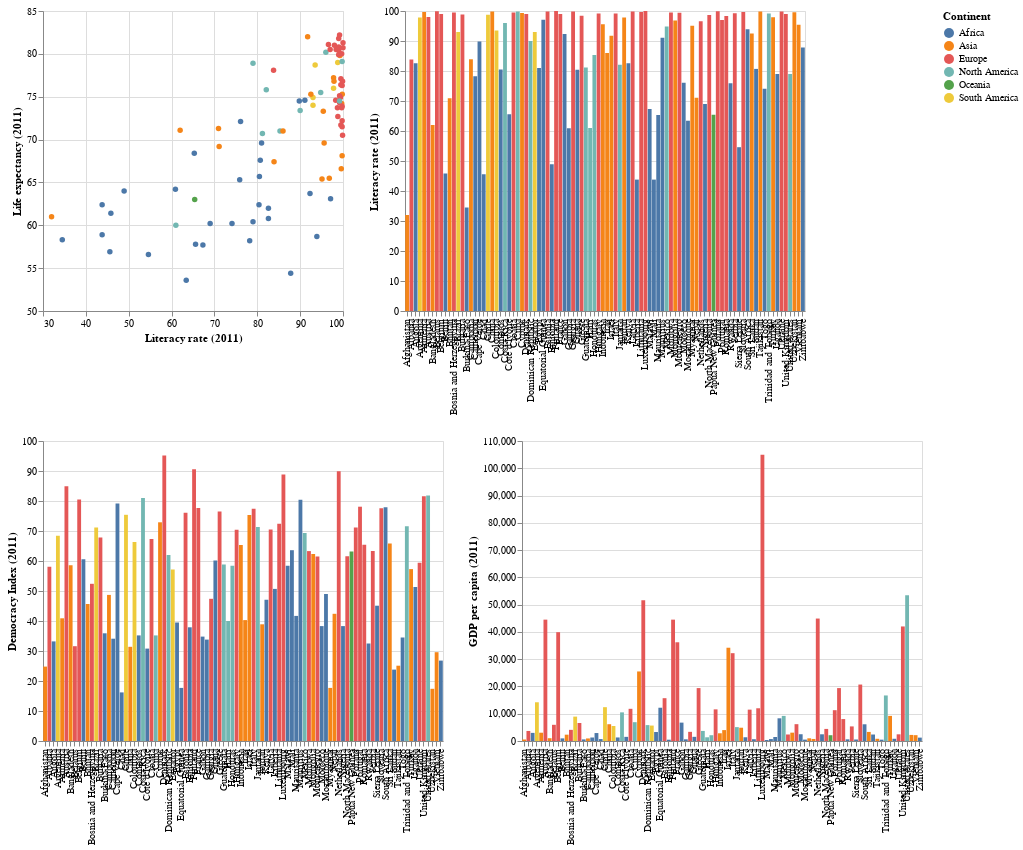

The cell this chart's notebook holds for it:
### Code cell
# Selection box tool
selection = alt.selection_interval(encodings=['x', 'y'])

# Scatter plot
scatter = alt.Chart(data).mark_circle().encode(
    x=alt.X('Literacy rate (2011):Q', scale=alt.Scale(zero=False)),  # Remove extra space on x-axis
    y=alt.Y('Life expectancy (2011):Q', scale=alt.Scale(zero=False)),
    tooltip=['Country name', 'Literacy rate (2011)', 'Life expectancy (2011)'],
    color='Continent:N',  # Specify the column and its data type as Nominal (N)
    opacity=alt.condition(selection, alt.value(1), alt.value(0.5))  # Adjust opacity for selected vs. unselected points
).add_params(selection)



# Bar chart based on selected points from the scatter plot, color-coded by Continent
bar_chart = alt.Chart(data).transform_filter(selection).mark_bar().encode(
    x=alt.X('Country name', axis=alt.Axis(title=None)),
    y='Literacy rate (2011):Q',
    color='Continent:N'  # Specify the color encoding based on Continent
).properties(width=400)

# Second Bar chart based on selected points from the scatter plot, color-coded by Continent
bar_chart_2 = alt.Chart(data).transform_filter(selection).mark_bar().encode(
    x=alt.X('Country name', axis=alt.Axis(title=None)),
    y='Democracy Index (2011):Q',
    color='Continent:N'  # Specify the color encoding based on Continent
).properties(width=400)

# Third Bar chart based on selected points from the scatter plot, color-coded by Continent
bar_chart_3 = alt.Chart(data).transform_filter(selection).mark_bar().encode(
    x=alt.X('Country name', axis=alt.Axis(title=None)),
    y='GDP per capita (2011):Q',
    color='Continent:N'  # Specify the color encoding based on Continent
).properties(width=400)


# Display both scatter plot and bar chart
top_row = alt.hconcat(scatter, bar_chart)
bottom_row = alt.hconcat(bar_chart_2, bar_chart_3)
alt.vconcat(top_row, bottom_row)

### Figure 1 — Vega-Lite specification as saved in the notebook (floating-point values rounded to 4 significant figures)
{"config": {"view": {"continuousWidth": 300, "continuousHeight": 300}}, "vconcat": [{"hconcat": [{"mark": {"type": "circle"}, "encoding": {"color": {"field": "Continent", "type": "nominal"}, "opacity": {"condition": {"param": "param_54", "value": 1}, "value": 0.5}, "tooltip": [{"field": "Country name", "type": "nominal"}, {"field": "Literacy rate (2011)", "type": "quantitative"}, {"field": "Life expectancy (2011)", "type": "quantitative"}], "x": {"field": "Literacy rate (2011)", "scale": {"zero": false}, "type": "quantitative"}, "y": {"field": "Life expectancy (2011)", "scale": {"zero": false}, "type": "quantitative"}}, "name": "view_48"}, {"mark": {"type": "bar"}, "encoding": {"color": {"field": "Continent", "type": "nominal"}, "x": {"axis": {"title": null}, "field": "Country name", "type": "nominal"}, "y": {"field": "Literacy rate (2011)", "type": "quantitative"}}, "transform": [{"filter": {"param": "param_54"}}], "width": 400}]}, {"hconcat": [{"mark": {"type": "bar"}, "encoding": {"color": {"field": "Continent", "type": "nominal"}, "x": {"axis": {"title": null}, "field": "Country name", "type": "nominal"}, "y": {"field": "Democracy Index (2011)", "type": "quantitative"}}, "transform": [{"filter": {"param": "param_54"}}], "width": 400}, {"mark": {"type": "bar"}, "encoding": {"color": {"field": "Continent", "type": "nominal"}, "x": {"axis": {"title": null}, "field": "Country name", "type": "nominal"}, "y": {"field": "GDP per capita (2011)", "type": "quantitative"}}, "transform": [{"filter": {"param": "param_54"}}], "width": 400}]}], "data": {"name": "data-c6e90224c9876da83937815b75bcc73a"}, "params": [{"name": "param_54", "select": {"type": "interval", "encodings": ["x", "y"]}, "views": ["view_48"]}], "$schema": "https://vega.github.io/schema/vega-lite/v5.15.1.json", "datasets": {"data-c6e90224c9876da83937815b75bcc73a": [{"Country name": "Afghanistan", "Continent": "Asia", "Literacy rate (2011)": 32.0, "Inflation (2021)": 0.525, "Life expectancy (2011)": 61.0, "Democracy Index (2011)": 24.8, "GDP per capita (2011)": 551.0, "female school year ratio": 22.9, "Partner Violence (2018)": 35.0}, {"Country name": "Albania", "Continent": "Europe", "Literacy rate (2011)": 83.8, "Inflation (2021)": 5.93, "Life expectancy (2011)": 78.1, "Democracy Index (2011)": 58.1, "GDP per capita (2011)": 3680.0, "female school year ratio": 102.0, "Partner Violence (2018)": 6.0}, {"Country name": "Angola", "Continent": "Africa", "Literacy rate (2011)": 82.6, "Inflation (2021)": 33.6, "Life expectancy (2011)": 60.8, "Democracy Index (2011)": 33.2, "GDP per capita (2011)": 2980.0, "female school year ratio": 71.2, "Partner Violence (2018)": 25.0}, {"Country name": "Argentina", "Continent": "South America", "Literacy rate (2011)": 97.8, "Inflation (2021)": 54.2, "Life expectancy (2011)": 76.0, "Democracy Index (2011)": 68.4, "GDP per capita (2011)": 14200.0, "female school year ratio": 108.0, "Partner Violence (2018)": 4.0}, {"Country name": "Armenia", "Continent": "Asia", "Literacy rate (2011)": 99.7, "Inflation (2021)": 6.87, "Life expectancy (2011)": 74.2, "Democracy Index (2011)": 40.9, "GDP per capita (2011)": 3040.0, "female school year ratio": 104.0, "Partner Violence (2018)": 5.0}, {"Country name": "Austria", "Continent": "Europe", "Literacy rate (2011)": 98.0, "Inflation (2021)": 1.98, "Life expectancy (2011)": 81.0, "Democracy Index (2011)": 84.9, "GDP per capita (2011)": 44500.0, "female school year ratio": 100.0, "Partner Violence (2018)": 4.0}, {"Country name": "Bangladesh", "Continent": "Asia", "Literacy rate (2011)": 62.0, "Inflation (2021)": 4.12, "Life expectancy (2011)": 71.1, "Democracy Index (2011)": 58.6, "GDP per capita (2011)": 1020.0, "female school year ratio": 75.7, "Partner Violence (2018)": 23.0}, {"Country name": "Belarus", "Continent": "Europe", "Literacy rate (2011)": 99.9, "Inflation (2021)": 13.1, "Life expectancy (2011)": 70.5, "Democracy Index (2011)": 31.6, "GDP per capita (2011)": 5940.0, "female school year ratio": 105.0, "Partner Violence (2018)": 6.0}, {"Country name": "Belgium", "Continent": "Europe", "Literacy rate (2011)": 99.0, "Inflation (2021)": 2.93, "Life expectancy (2011)": 80.4, "Democracy Index (2011)": 80.5, "GDP per capita (2011)": 39900.0, "female school year ratio": 104.0, "Partner Violence (2018)": 5.0}, {"Country name": "Benin", "Continent": "Africa", "Literacy rate (2011)": 45.84, "Inflation (2021)": 0.0, "Life expectancy (2011)": 61.4, "Democracy Index (2011)": 60.6, "GDP per capita (2011)": 963.0, "female school year ratio": 47.3, "Partner Violence (2018)": 15.0}, {"Country name": "Bhutan", "Continent": "Asia", "Literacy rate (2011)": 70.95, "Inflation (2021)": 4.7, "Life expectancy (2011)": 71.3, "Democracy Index (2011)": 45.7, "GDP per capita (2011)": 2320.0, "female school year ratio": 46.8, "Partner Violence (2018)": 9.0}, {"Country name": "Bosnia and Herzegovina", "Continent": "Europe", "Literacy rate (2011)": 99.5, "Inflation (2021)": 4.88, "Life expectancy (2011)": 76.4, "Democracy Index (2011)": 52.4, "GDP per capita (2011)": 4090.0, "female school year ratio": 98.7, "Partner Violence (2018)": 3.0}, {"Country name": "Brazil", "Continent": "South America", "Literacy rate (2011)": 93.0, "Inflation (2021)": 11.1, "Life expectancy (2011)": 74.0, "Democracy Index (2011)": 71.2, "GDP per capita (2011)": 8940.0, "female school year ratio": 112.0, "Partner Violence (2018)": 6.0}, {"Country name": "Bulgaria", "Continent": "Europe", "Literacy rate (2011)": 98.8, "Inflation (2021)": 7.13, "Life expectancy (2011)": 72.7, "Democracy Index (2011)": 67.8, "GDP per capita (2011)": 6610.0, "female school year ratio": 106.0, "Partner Violence (2018)": 6.0}, {"Country name": "Burkina Faso", "Continent": "Africa", "Literacy rate (2011)": 34.5, "Inflation (2021)": 0.0, "Life expectancy (2011)": 58.3, "Democracy Index (2011)": 35.9, "GDP per capita (2011)": 584.0, "female school year ratio": 58.8, "Partner Violence (2018)": 11.0}, {"Country name": "Cambodia", "Continent": "Asia", "Literacy rate (2011)": 83.91, "Inflation (2021)": 1.229, "Life expectancy (2011)": 67.4, "Democracy Index (2011)": 48.7, "GDP per capita (2011)": 938.0, "female school year ratio": 76.1, "Partner Violence (2018)": 9.0}, {"Country name": "Cameroon", "Continent": "Africa", "Literacy rate (2011)": 78.23, "Inflation (2021)": 3.36, "Life expectancy (2011)": 58.2, "Democracy Index (2011)": 34.1, "GDP per capita (2011)": 1280.0, "female school year ratio": 78.4, "Partner Violence (2018)": 22.0}, {"Country name": "Cape Verde", "Continent": "Africa", "Literacy rate (2011)": 89.8, "Inflation (2021)": 2.33, "Life expectancy (2011)": 74.5, "Democracy Index (2011)": 79.2, "GDP per capita (2011)": 2920.0, "female school year ratio": 86.5, "Partner Violence (2018)": 11.0}, {"Country name": "Chad", "Continent": "Africa", "Literacy rate (2011)": 45.6, "Inflation (2021)": 7.2, "Life expectancy (2011)": 56.9, "Democracy Index (2011)": 16.2, "GDP per capita (2011)": 703.0, "female school year ratio": 32.7, "Partner Violence (2018)": 16.0}, {"Country name": "Chile", "Continent": "South America", "Literacy rate (2011)": 98.77, "Inflation (2021)": 7.56, "Life expectancy (2011)": 79.0, "Democracy Index (2011)": 75.4, "GDP per capita (2011)": 12400.0, "female school year ratio": 104.0, "Partner Violence (2018)": 6.0}, {"Country name": "China", "Continent": "Asia", "Literacy rate (2011)": 99.83, "Inflation (2021)": 4.37, "Life expectancy (2011)": 75.3, "Democracy Index (2011)": 31.4, "GDP per capita (2011)": 6150.0, "female school year ratio": 87.5, "Partner Violence (2018)": 8.0}, {"Country name": "Colombia", "Continent": "South America", "Literacy rate (2011)": 93.5, "Inflation (2021)": 6.5, "Life expectancy (2011)": 78.7, "Democracy Index (2011)": 66.3, "GDP per capita (2011)": 5510.0, "female school year ratio": 106.0, "Partner Violence (2018)": 12.0}, {"Country name": "Comoros", "Continent": "Africa", "Literacy rate (2011)": 80.5, "Inflation (2021)": 0.05, "Life expectancy (2011)": 65.7, "Democracy Index (2011)": 35.2, "GDP per capita (2011)": 1300.0, "female school year ratio": 78.4, "Partner Violence (2018)": 8.0}, {"Country name": "Costa Rica", "Continent": "North America", "Literacy rate (2011)": 96.0, "Inflation (2021)": 2.03, "Life expectancy (2011)": 80.2, "Democracy Index (2011)": 81.0, "GDP per capita (2011)": 10500.0, "female school year ratio": 108.0, "Partner Violence (2018)": 7.0}, {"Country name": "Cote d'Ivoire", "Continent": "Africa", "Literacy rate (2011)": 65.6, "Inflation (2021)": 2.76, "Life expectancy (2011)": 57.8, "Democracy Index (2011)": 30.8, "GDP per capita (2011)": 1520.0, "female school year ratio": 58.3, "Partner Violence (2018)": 16.0}, {"Country name": "Croatia", "Continent": "Europe", "Literacy rate (2011)": 99.5, "Inflation (2021)": 2.03, "Life expectancy (2011)": 77.1, "Democracy Index (2011)": 67.3, "GDP per capita (2011)": 11800.0, "female school year ratio": 106.0, "Partner Violence (2018)": 4.0}, {"Country name": "Cuba", "Continent": "North America", "Literacy rate (2011)": 99.8, "Inflation (2021)": 402.0, "Life expectancy (2011)": 79.1, "Democracy Index (2011)": 35.2, "GDP per capita (2011)": 6900.0, "female school year ratio": 105.0, "Partner Violence (2018)": 5.0}, {"Country name": "Cyprus", "Continent": "Asia", "Literacy rate (2011)": 99.3, "Inflation (2021)": 2.87, "Life expectancy (2011)": 79.8, "Democracy Index (2011)": 72.9, "GDP per capita (2011)": 25500.0, "female school year ratio": 103.0, "Partner Violence (2018)": 3.0}, {"Country name": "Denmark", "Continent": "Europe", "Literacy rate (2011)": 99.0, "Inflation (2021)": 2.77, "Life expectancy (2011)": 79.9, "Democracy Index (2011)": 95.2, "GDP per capita (2011)": 51600.0, "female school year ratio": 104.0, "Partner Violence (2018)": 3.0}, {"Country name": "Dominican Republic", "Continent": "North America", "Literacy rate (2011)": 90.0, "Inflation (2021)": 7.78, "Life expectancy (2011)": 73.4, "Democracy Index (2011)": 62.0, "GDP per capita (2011)": 5830.0, "female school year ratio": 110.0, "Partner Violence (2018)": 10.0}, {"Country name": "Ecuador", "Continent": "South America", "Literacy rate (2011)": 93.0, "Inflation (2021)": 2.58, "Life expectancy (2011)": 74.9, "Democracy Index (2011)": 57.2, "GDP per capita (2011)": 5660.0, "female school year ratio": 104.0, "Partner Violence (2018)": 8.0}, {"Country name": "Egypt", "Continent": "Africa", "Literacy rate (2011)": 81.0, "Inflation (2021)": 4.84, "Life expectancy (2011)": 69.6, "Democracy Index (2011)": 39.5, "GDP per capita (2011)": 3290.0, "female school year ratio": 80.3, "Partner Violence (2018)": 15.0}, {"Country name": "Equatorial Guinea", "Continent": "Africa", "Literacy rate (2011)": 97.1, "Inflation (2021)": 18.2, "Life expectancy (2011)": 63.1, "Democracy Index (2011)": 17.7, "GDP per capita (2011)": 12200.0, "female school year ratio": 72.3, "Partner Violence (2018)": 29.0}, {"Country name": "Estonia", "Continent": "Europe", "Literacy rate (2011)": 99.8, "Inflation (2021)": 6.0, "Life expectancy (2011)": 76.3, "Democracy Index (2011)": 76.1, "GDP per capita (2011)": 15700.0, "female school year ratio": 108.0, "Partner Violence (2018)": 4.0}, {"Country name": "Ethiopia", "Continent": "Africa", "Literacy rate (2011)": 48.93, "Inflation (2021)": 21.8, "Life expectancy (2011)": 64.0, "Democracy Index (2011)": 37.9, "GDP per capita (2011)": 481.0, "female school year ratio": 59.6, "Partner Violence (2018)": 27.0}, {"Country name": "Finland", "Continent": "Europe", "Literacy rate (2011)": 100.0, "Inflation (2021)": 2.55, "Life expectancy (2011)": 80.7, "Democracy Index (2011)": 90.6, "GDP per capita (2011)": 44500.0, "female school year ratio": 106.0, "Partner Violence (2018)": 8.0}, {"Country name": "France", "Continent": "Europe", "Literacy rate (2011)": 99.0, "Inflation (2021)": 1.33, "Life expectancy (2011)": 81.8, "Democracy Index (2011)": 77.7, "GDP per capita (2011)": 36200.0, "female school year ratio": 106.0, "Partner Violence (2018)": 5.0}, {"Country name": "Gabon", "Continent": "Africa", "Literacy rate (2011)": 92.3, "Inflation (2021)": 25.3, "Life expectancy (2011)": 63.7, "Democracy Index (2011)": 34.8, "GDP per capita (2011)": 6740.0, "female school year ratio": 99.0, "Partner Violence (2018)": 22.0}, {"Country name": "Gambia", "Continent": "Africa", "Literacy rate (2011)": 60.9, "Inflation (2021)": 7.85, "Life expectancy (2011)": 64.2, "Democracy Index (2011)": 33.8, "GDP per capita (2011)": 621.0, "female school year ratio": 51.6, "Partner Violence (2018)": 10.0}, {"Country name": "Georgia", "Continent": "Europe", "Literacy rate (2011)": 99.8, "Inflation (2021)": 10.3, "Life expectancy (2011)": 72.2, "Democracy Index (2011)": 47.4, "GDP per capita (2011)": 3360.0, "female school year ratio": 104.0, "Partner Violence (2018)": 3.0}, {"Country name": "Ghana", "Continent": "Africa", "Literacy rate (2011)": 80.4, "Inflation (2021)": 11.2, "Life expectancy (2011)": 62.4, "Democracy Index (2011)": 60.2, "GDP per capita (2011)": 1530.0, "female school year ratio": 76.4, "Partner Violence (2018)": 10.0}, {"Country name": "Greece", "Continent": "Europe", "Literacy rate (2011)": 98.4, "Inflation (2021)": 1.29, "Life expectancy (2011)": 80.5, "Democracy Index (2011)": 76.5, "GDP per capita (2011)": 19400.0, "female school year ratio": 103.0, "Partner Violence (2018)": 5.0}, {"Country name": "Guatemala", "Continent": "North America", "Literacy rate (2011)": 81.2, "Inflation (2021)": 2.75, "Life expectancy (2011)": 70.7, "Democracy Index (2011)": 58.8, "GDP per capita (2011)": 3690.0, "female school year ratio": 86.2, "Partner Violence (2018)": 7.0}, {"Country name": "Haiti", "Continent": "North America", "Literacy rate (2011)": 61.0, "Inflation (2021)": 19.3, "Life expectancy (2011)": 60.0, "Democracy Index (2011)": 40.0, "GDP per capita (2011)": 1360.0, "female school year ratio": 81.9, "Partner Violence (2018)": 12.0}, {"Country name": "Honduras", "Continent": "North America", "Literacy rate (2011)": 85.3, "Inflation (2021)": 3.8, "Life expectancy (2011)": 71.0, "Democracy Index (2011)": 58.4, "GDP per capita (2011)": 2120.0, "female school year ratio": 107.0, "Partner Violence (2018)": 7.0}, {"Country name": "Hungary", "Continent": "Europe", "Literacy rate (2011)": 99.2, "Inflation (2021)": 6.3, "Life expectancy (2011)": 75.1, "Democracy Index (2011)": 70.4, "GDP per capita (2011)": 11600.0, "female school year ratio": 104.0, "Partner Violence (2018)": 6.0}, {"Country name": "Indonesia", "Continent": "Asia", "Literacy rate (2011)": 95.6, "Inflation (2021)": 6.02, "Life expectancy (2011)": 69.6, "Democracy Index (2011)": 65.3, "GDP per capita (2011)": 2830.0, "female school year ratio": 92.7, "Partner Violence (2018)": 9.0}, {"Country name": "Iraq", "Continent": "Asia", "Literacy rate (2011)": 86.0, "Inflation (2021)": 33.4, "Life expectancy (2011)": 71.0, "Democracy Index (2011)": 40.3, "GDP per capita (2011)": 4000.0, "female school year ratio": 79.0, "Partner Violence (2018)": 16.5}, {"Country name": "Israel", "Continent": "Asia", "Literacy rate (2011)": 91.75, "Inflation (2021)": 2.13, "Life expectancy (2011)": 82.0, "Democracy Index (2011)": 75.3, "GDP per capita (2011)": 34200.0, "female school year ratio": 104.0, "Partner Violence (2018)": 6.0}, {"Country name": "Italy", "Continent": "Europe", "Literacy rate (2011)": 99.2, "Inflation (2021)": 0.5, "Life expectancy (2011)": 82.2, "Democracy Index (2011)": 77.4, "GDP per capita (2011)": 32200.0, "female school year ratio": 103.0, "Partner Violence (2018)": 4.0}, {"Country name": "Jamaica", "Continent": "North America", "Literacy rate (2011)": 82.1, "Inflation (2021)": 7.43, "Life expectancy (2011)": 75.8, "Democracy Index (2011)": 71.3, "GDP per capita (2011)": 5090.0, "female school year ratio": 107.0, "Partner Violence (2018)": 7.0}, {"Country name": "Jordan", "Continent": "Asia", "Literacy rate (2011)": 97.8, "Inflation (2021)": 1.28, "Life expectancy (2011)": 77.2, "Democracy Index (2011)": 38.9, "GDP per capita (2011)": 4870.0, "female school year ratio": 99.0, "Partner Violence (2018)": 13.0}, {"Country name": "Kenya", "Continent": "Africa", "Literacy rate (2011)": 82.6, "Inflation (2021)": 5.0, "Life expectancy (2011)": 62.0, "Democracy Index (2011)": 47.1, "GDP per capita (2011)": 1370.0, "female school year ratio": 89.1, "Partner Violence (2018)": 23.0}, {"Country name": "Latvia", "Continent": "Europe", "Literacy rate (2011)": 99.8, "Inflation (2021)": 6.88, "Life expectancy (2011)": 73.9, "Democracy Index (2011)": 70.5, "GDP per capita (2011)": 11500.0, "female school year ratio": 107.0, "Partner Violence (2018)": 6.0}, {"Country name": "Liberia", "Continent": "Africa", "Literacy rate (2011)": 43.8, "Inflation (2021)": 9.95, "Life expectancy (2011)": 62.4, "Democracy Index (2011)": 50.7, "GDP per capita (2011)": 653.0, "female school year ratio": 58.5, "Partner Violence (2018)": 27.0}, {"Country name": "Lithuania", "Continent": "Europe", "Literacy rate (2011)": 99.7, "Inflation (2021)": 6.51, "Life expectancy (2011)": 73.7, "Democracy Index (2011)": 72.4, "GDP per capita (2011)": 12000.0, "female school year ratio": 104.0, "Partner Violence (2018)": 5.0}, {"Country name": "Luxembourg", "Continent": "Europe", "Literacy rate (2011)": 100.0, "Inflation (2021)": 6.18, "Life expectancy (2011)": 81.3, "Democracy Index (2011)": 88.8, "GDP per capita (2011)": 105000.0, "female school year ratio": 102.0, "Partner Violence (2018)": 4.0}, {"Country name": "Malawi", "Continent": "Africa", "Literacy rate (2011)": 67.31, "Inflation (2021)": 8.46, "Life expectancy (2011)": 57.7, "Democracy Index (2011)": 58.4, "GDP per capita (2011)": 361.0, "female school year ratio": 68.3, "Partner Violence (2018)": 17.0}, {"Country name": "Mali", "Continent": "Africa", "Literacy rate (2011)": 43.8, "Inflation (2021)": 2.45, "Life expectancy (2011)": 58.9, "Democracy Index (2011)": 63.6, "GDP per capita (2011)": 708.0, "female school year ratio": 50.2, "Partner Violence (2018)": 18.0}, {"Country name": "Mauritania", "Continent": "Africa", "Literacy rate (2011)": 65.3, "Inflation (2021)": 12.6, "Life expectancy (2011)": 68.4, "Democracy Index (2011)": 41.7, "GDP per capita (2011)": 1460.0, "female school year ratio": 66.2, "Partner Violence (2018)": 19.7}, {"Country name": "Mauritius", "Continent": "Africa", "Literacy rate (2011)": 91.1, "Inflation (2021)": 3.32, "Life expectancy (2011)": 74.6, "Democracy Index (2011)": 80.4, "GDP per capita (2011)": 8320.0, "female school year ratio": 98.6, "Partner Violence (2018)": 13.2}, {"Country name": "Mexico", "Continent": "North America", "Literacy rate (2011)": 94.8, "Inflation (2021)": 5.16, "Life expectancy (2011)": 75.5, "Democracy Index (2011)": 69.3, "GDP per capita (2011)": 9200.0, "female school year ratio": 98.3, "Partner Violence (2018)": 10.0}, {"Country name": "Moldova", "Continent": "Europe", "Literacy rate (2011)": 99.5, "Inflation (2021)": 3.33, "Life expectancy (2011)": 71.7, "Democracy Index (2011)": 63.3, "GDP per capita (2011)": 2390.0, "female school year ratio": 108.0, "Partner Violence (2018)": 9.0}, {"Country name": "Mongolia", "Continent": "Asia", "Literacy rate (2011)": 96.8, "Inflation (2021)": 14.4, "Life expectancy (2011)": 65.5, "Democracy Index (2011)": 62.3, "GDP per capita (2011)": 3060.0, "female school year ratio": 111.0, "Partner Violence (2018)": 12.0}, {"Country name": "Montenegro", "Continent": "Europe", "Literacy rate (2011)": 99.4, "Inflation (2021)": 5.29, "Life expectancy (2011)": 74.9, "Democracy Index (2011)": 61.5, "GDP per capita (2011)": 6170.0, "female school year ratio": 101.0, "Partner Violence (2018)": 4.0}, {"Country name": "Morocco", "Continent": "Africa", "Literacy rate (2011)": 76.1, "Inflation (2021)": 3.24, "Life expectancy (2011)": 72.1, "Democracy Index (2011)": 38.3, "GDP per capita (2011)": 2480.0, "female school year ratio": 68.6, "Partner Violence (2018)": 10.0}, {"Country name": "Mozambique", "Continent": "Africa", "Literacy rate (2011)": 63.42, "Inflation (2021)": 3.54, "Life expectancy (2011)": 53.6, "Democracy Index (2011)": 49.0, "GDP per capita (2011)": 511.0, "female school year ratio": 55.5, "Partner Violence (2018)": 16.0}, {"Country name": "Myanmar", "Continent": "Asia", "Literacy rate (2011)": 95.1, "Inflation (2021)": 4.8, "Life expectancy (2011)": 65.4, "Democracy Index (2011)": 17.7, "GDP per capita (2011)": 986.0, "female school year ratio": 102.0, "Partner Violence (2018)": 11.0}, {"Country name": "Nepal", "Continent": "Asia", "Literacy rate (2011)": 71.1, "Inflation (2021)": 5.51, "Life expectancy (2011)": 69.2, "Democracy Index (2011)": 42.4, "GDP per capita (2011)": 748.0, "female school year ratio": 47.9, "Partner Violence (2018)": 11.0}, {"Country name": "Netherlands", "Continent": "Europe", "Literacy rate (2011)": 96.6, "Inflation (2021)": 2.52, "Life expectancy (2011)": 81.1, "Democracy Index (2011)": 89.9, "GDP per capita (2011)": 44900.0, "female school year ratio": 100.0, "Partner Violence (2018)": 5.0}, {"Country name": "Nigeria", "Continent": "Africa", "Literacy rate (2011)": 69.0, "Inflation (2021)": 10.0, "Life expectancy (2011)": 60.2, "Democracy Index (2011)": 38.3, "GDP per capita (2011)": 2460.0, "female school year ratio": 72.0, "Partner Violence (2018)": 13.0}, {"Country name": "North Macedonia", "Continent": "Europe", "Literacy rate (2011)": 98.7, "Inflation (2021)": 3.54, "Life expectancy (2011)": 73.7, "Democracy Index (2011)": 61.6, "GDP per capita (2011)": 4430.0, "female school year ratio": 103.0, "Partner Violence (2018)": 4.0}, {"Country name": "Papua New Guinea", "Continent": "Oceania", "Literacy rate (2011)": 65.4, "Inflation (2021)": 12.7, "Life expectancy (2011)": 63.0, "Democracy Index (2011)": 63.2, "GDP per capita (2011)": 2120.0, "female school year ratio": 70.8, "Partner Violence (2018)": 31.0}, {"Country name": "Poland", "Continent": "Europe", "Literacy rate (2011)": 99.9, "Inflation (2021)": 5.05, "Life expectancy (2011)": 76.8, "Democracy Index (2011)": 71.2, "GDP per capita (2011)": 11300.0, "female school year ratio": 105.0, "Partner Violence (2018)": 3.0}, {"Country name": "Portugal", "Continent": "Europe", "Literacy rate (2011)": 97.0, "Inflation (2021)": 1.4, "Life expectancy (2011)": 80.5, "Democracy Index (2011)": 78.1, "GDP per capita (2011)": 19400.0, "female school year ratio": 109.0, "Partner Violence (2018)": 4.0}, {"Country name": "Romania", "Continent": "Europe", "Literacy rate (2011)": 98.3, "Inflation (2021)": 5.42, "Life expectancy (2011)": 74.6, "Democracy Index (2011)": 65.4, "GDP per capita (2011)": 8040.0, "female school year ratio": 101.0, "Partner Violence (2018)": 7.0}, {"Country name": "Rwanda", "Continent": "Africa", "Literacy rate (2011)": 75.9, "Inflation (2021)": 2.74, "Life expectancy (2011)": 65.3, "Democracy Index (2011)": 32.5, "GDP per capita (2011)": 614.0, "female school year ratio": 86.6, "Partner Violence (2018)": 23.0}, {"Country name": "Serbia", "Continent": "Europe", "Literacy rate (2011)": 99.22, "Inflation (2021)": 5.91, "Life expectancy (2011)": 74.3, "Democracy Index (2011)": 63.3, "GDP per capita (2011)": 5350.0, "female school year ratio": 103.0, "Partner Violence (2018)": 4.0}, {"Country name": "Sierra Leone", "Continent": "Africa", "Literacy rate (2011)": 54.6, "Inflation (2021)": 6.69, "Life expectancy (2011)": 56.6, "Democracy Index (2011)": 45.1, "GDP per capita (2011)": 553.0, "female school year ratio": 51.6, "Partner Violence (2018)": 20.0}, {"Country name": "Slovenia", "Continent": "Europe", "Literacy rate (2011)": 99.7, "Inflation (2021)": 2.61, "Life expectancy (2011)": 80.0, "Democracy Index (2011)": 77.6, "GDP per capita (2011)": 20700.0, "female school year ratio": 105.0, "Partner Violence (2018)": 3.0}, {"Country name": "South Africa", "Continent": "Africa", "Literacy rate (2011)": 93.9, "Inflation (2021)": 6.22, "Life expectancy (2011)": 58.7, "Democracy Index (2011)": 77.9, "GDP per capita (2011)": 6130.0, "female school year ratio": 103.0, "Partner Violence (2018)": 13.0}, {"Country name": "Sri Lanka", "Continent": "Asia", "Literacy rate (2011)": 92.5, "Inflation (2021)": 8.06, "Life expectancy (2011)": 75.3, "Democracy Index (2011)": 65.8, "GDP per capita (2011)": 3330.0, "female school year ratio": 103.0, "Partner Violence (2018)": 4.0}, {"Country name": "Sudan", "Continent": "Africa", "Literacy rate (2011)": 80.7, "Inflation (2021)": 236.0, "Life expectancy (2011)": 67.6, "Democracy Index (2011)": 23.8, "GDP per capita (2011)": 2380.0, "female school year ratio": 72.6, "Partner Violence (2018)": 17.0}, {"Country name": "Tajikistan", "Continent": "Asia", "Literacy rate (2011)": 99.8, "Inflation (2021)": 7.88, "Life expectancy (2011)": 68.1, "Democracy Index (2011)": 25.1, "GDP per capita (2011)": 814.0, "female school year ratio": 93.3, "Partner Violence (2018)": 14.0}, {"Country name": "Togo", "Continent": "Africa", "Literacy rate (2011)": 74.1, "Inflation (2021)": 1.66, "Life expectancy (2011)": 60.2, "Democracy Index (2011)": 34.5, "GDP per capita (2011)": 489.0, "female school year ratio": 53.6, "Partner Violence (2018)": 13.0}, {"Country name": "Trinidad and Tobago", "Continent": "North America", "Literacy rate (2011)": 99.2, "Inflation (2021)": 17.5, "Life expectancy (2011)": 74.5, "Democracy Index (2011)": 71.6, "GDP per capita (2011)": 16700.0, "female school year ratio": 106.0, "Partner Violence (2018)": 8.0}, {"Country name": "Turkey", "Continent": "Asia", "Literacy rate (2011)": 97.9, "Inflation (2021)": 29.0, "Life expectancy (2011)": 76.8, "Democracy Index (2011)": 57.3, "GDP per capita (2011)": 9210.0, "female school year ratio": 83.1, "Partner Violence (2018)": 12.0}, {"Country name": "Uganda", "Continent": "Africa", "Literacy rate (2011)": 79.0, "Inflation (2021)": 2.55, "Life expectancy (2011)": 60.4, "Democracy Index (2011)": 51.3, "GDP per capita (2011)": 818.0, "female school year ratio": 73.2, "Partner Violence (2018)": 26.0}, {"Country name": "Ukraine", "Continent": "Europe", "Literacy rate (2011)": 99.8, "Inflation (2021)": 25.1, "Life expectancy (2011)": 71.5, "Democracy Index (2011)": 59.4, "GDP per capita (2011)": 2450.0, "female school year ratio": 104.0, "Partner Violence (2018)": 9.0}, {"Country name": "United Kingdom", "Continent": "Europe", "Literacy rate (2011)": 99.0, "Inflation (2021)": 0.0, "Life expectancy (2011)": 80.8, "Democracy Index (2011)": 81.6, "GDP per capita (2011)": 42000.0, "female school year ratio": 102.0, "Partner Violence (2018)": 4.0}, {"Country name": "United States", "Continent": "North America", "Literacy rate (2011)": 79.0, "Inflation (2021)": 4.49, "Life expectancy (2011)": 78.9, "Democracy Index (2011)": 81.8, "GDP per capita (2011)": 53400.0, "female school year ratio": 103.0, "Partner Violence (2018)": 6.0}, {"Country name": "Uzbekistan", "Continent": "Asia", "Literacy rate (2011)": 99.6, "Inflation (2021)": 13.6, "Life expectancy (2011)": 66.6, "Democracy Index (2011)": 17.4, "GDP per capita (2011)": 2230.0, "female school year ratio": 101.0, "Partner Violence (2018)": 7.3}, {"Country name": "Vietnam", "Continent": "Asia", "Literacy rate (2011)": 95.4, "Inflation (2021)": 2.78, "Life expectancy (2011)": 73.3, "Democracy Index (2011)": 29.6, "GDP per capita (2011)": 2140.0, "female school year ratio": 98.3, "Partner Violence (2018)": 10.0}, {"Country name": "Zimbabwe", "Continent": "Africa", "Literacy rate (2011)": 87.8, "Inflation (2021)": 113.0, "Life expectancy (2011)": 54.4, "Democracy Index (2011)": 26.8, "GDP per capita (2011)": 1240.0, "female school year ratio": 90.4, "Partner Violence (2018)": 18.0}]}}
